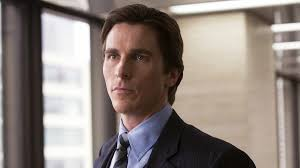
#> input picture train/christian bale/download (1).jpeg, 300 x 168 px, found by its file name; its folder holds only this picture in this run
$ python module_train.py
#> lines starting #> are read from the running program, lines starting #| are printed output that depends on the picture
import os
import cv2 as cv
import numpy as np

people = ['christian bale','ryan gosling','ryan reynolds']

DIR= r'face recognition\train'
haar_cascade = cv.CascadeClassifier(r'face recognition\haar_cascade.xml')

features = []
labels =[]

def train():
    for person in people:
        path = os.path.join(DIR, person)
        lable = people.index(person)

        for img in os.listdir(path):
            img_path = os.path.join(path,img)

            img_array = cv.imread(img_path)
#> img_array is the input picture: shape (168, 300, 3); mean B, G, R 123.5, 129.3, 140.3
            gray = cv.cvtColor(img_array, cv.COLOR_BGR2GRAY)
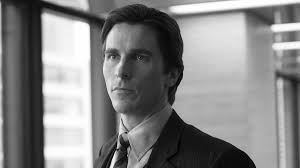
#> gray: shape (168, 300); min 1, max 255, mean 131.9
            face_react = haar_cascade.detectMultiScale(gray, 1.1, 3)
#> face_react = [[92, 29, 69, 69]]
            for (x,y,h,w) in face_react:
                face_roi = gray[y:y+h, x:x+w]
                features.append(face_roi) # type: ignore
                labels.append(lable) # type: ignore
#> this loop made 1 pass
#> pass 1, in train, `face_roi = gray[y:y+h, x:x+w]`:
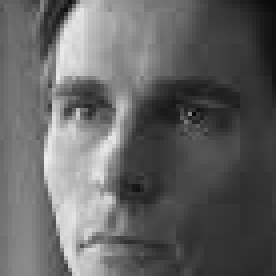
#> face_roi: shape (69, 69) (shown 4 times larger); min 4, max 237, mean 99.3
#> after the loop, features = 1 item; labels = [0]
#> pass 2 of the loop in train, `for person in people:`:
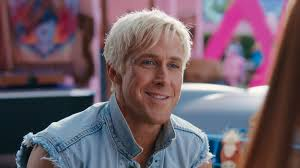
#> input picture train/ryan gosling/download (1).jpeg, 300 x 168 px, found by its file name
#> in train, img_array is the input picture: shape (168, 300, 3); mean B, G, R 103.8, 92.7, 111.6
#> in train, `gray = cv.cvtColor(img_array, cv.COLOR_BGR2GRAY)`:
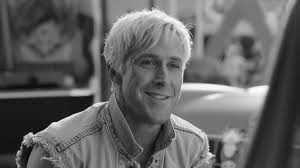
#> gray: shape (168, 300); min 0, max 252, mean 99.6
#> face_react = [[132, 41, 59, 59]]
#> the loop in train, `for (x,y,h,w) in face_react:` made 1 pass
#> pass 1, in train, `face_roi = gray[y:y+h, x:x+w]`:
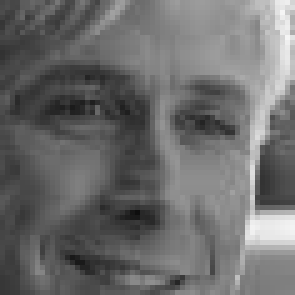
#> face_roi: shape (59, 59) (shown 5 times larger); min 14, max 245, mean 107.8
#> after the loop in train, `for (x,y,h,w) in face_react:`: features = 2 items; labels = [0, 1]

#> (the run stopped early here; a loop or call above may not have finished)
